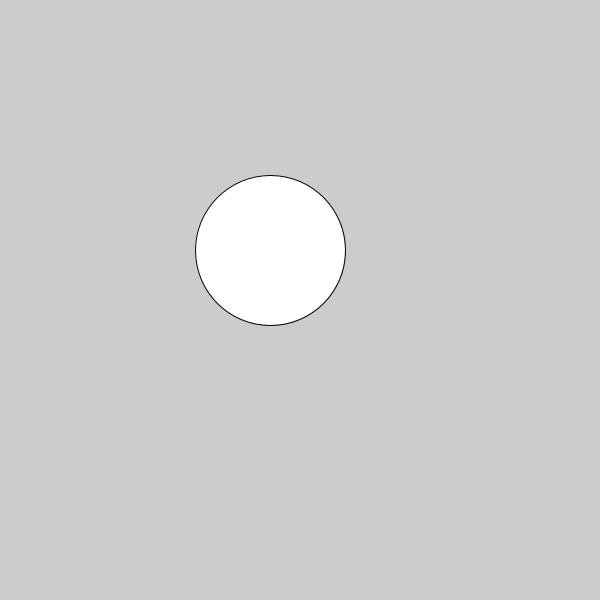
Frame 1 (no input)
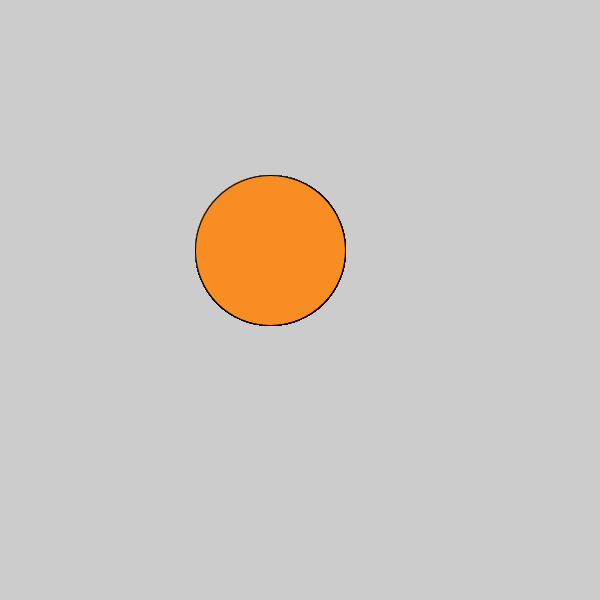
Frame 60 (the mouse pressed at the canvas centre just before this capture)
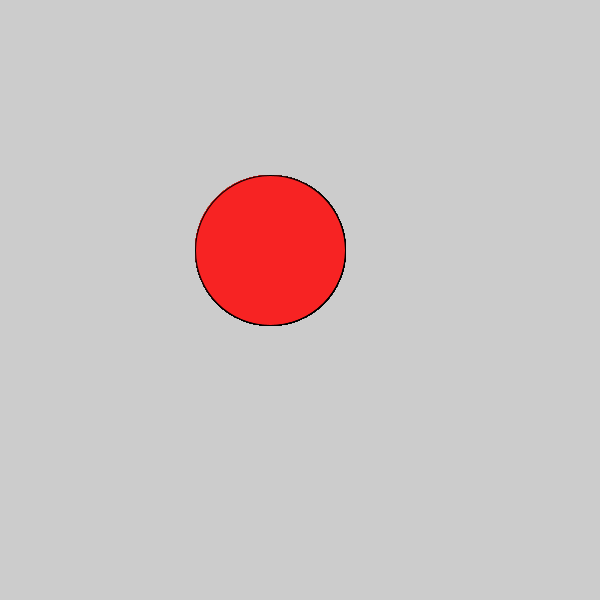
Frame 120 (the mouse held since frame 60 and released just before this capture)

The Processing sketch that drew these frames (run headless with seeded random() and noise(); from frame 60 on, the mouse is pressed at the canvas centre):

// Processing sketch: c_LogicalDot
// ── c_LogicalDot.pde

void setup() {
  
// 1. Set the size of the sketch. Make it 600 pixels square. 
  size(600,600);

}

void draw() {
  
// 2. Draw an ellipse
ellipse(270,250,150,150);
// Run the program to make sure it works before moving on.


// 3. Change the color of the ellipse when the mouse is pressed.
//    Use the following code, but put your colors where indicated
//    Remember to use the   fill()  command to set colors.

if (mousePressed) {
 
   //  put one color here 
  fill(#F72323);
} else {
  
   // put a different color here
  fill(#F78D23);
}  
  
  
  
}
